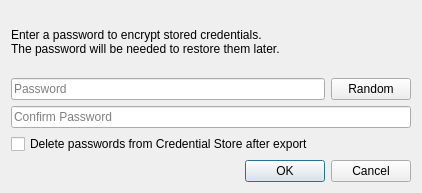
<?xml version="1.0" encoding="UTF-8"?>
<ui version="4.0">
 <class>ExportPasswordDialog</class>
 <widget class="QDialog" name="ExportPasswordDialog">
  <property name="geometry">
   <rect>
    <x>0</x>
    <y>0</y>
    <width>422</width>
    <height>193</height>
   </rect>
  </property>
  <property name="windowTitle">
   <string>Pack Data &amp; Settings</string>
  </property>
  <layout class="QVBoxLayout" name="verticalLayout">
   <item>
    <widget class="QLabel" name="infoLabel">
     <property name="text">
      <string>Enter a password to encrypt stored credentials.
The password will be needed to restore them later.</string>
     </property>
     <property name="wordWrap">
      <bool>true</bool>
     </property>
    </widget>
   </item>
   <item>
    <layout class="QHBoxLayout" name="horizontalLayout">
     <property name="topMargin">
      <number>0</number>
     </property>
     <item>
      <widget class="QLineEdit" name="passwordEdit">
       <property name="echoMode">
        <enum>QLineEdit::PasswordEchoOnEdit</enum>
       </property>
       <property name="placeholderText">
        <string>Password</string>
       </property>
      </widget>
     </item>
     <item>
      <widget class="QPushButton" name="generateButton">
       <property name="focusPolicy">
        <enum>Qt::ClickFocus</enum>
       </property>
       <property name="text">
        <string>Random</string>
       </property>
      </widget>
     </item>
    </layout>
   </item>
   <item>
    <widget class="QLineEdit" name="confirmEdit">
     <property name="echoMode">
      <enum>QLineEdit::Password</enum>
     </property>
     <property name="placeholderText">
      <string>Confirm Password</string>
     </property>
    </widget>
   </item>
   <item>
    <widget class="QCheckBox" name="deletePasswordsCheckBox">
     <property name="text">
      <string>Delete passwords from Credential Store after export</string>
     </property>
     <property name="checked">
      <bool>false</bool>
     </property>
    </widget>
   </item>
   <item>
    <widget class="QDialogButtonBox" name="buttonBox">
     <property name="orientation">
      <enum>Qt::Horizontal</enum>
     </property>
     <property name="standardButtons">
      <set>QDialogButtonBox::Cancel|QDialogButtonBox::Ok</set>
     </property>
    </widget>
   </item>
  </layout>
 </widget>
 <tabstops>
  <tabstop>passwordEdit</tabstop>
  <tabstop>confirmEdit</tabstop>
  <tabstop>deletePasswordsCheckBox</tabstop>
  <tabstop>generateButton</tabstop>
 </tabstops>
 <resources/>
 <connections>
  <connection>
   <sender>buttonBox</sender>
   <signal>accepted()</signal>
   <receiver>ExportPasswordDialog</receiver>
   <slot>accept()</slot>
   <hints>
    <hint type="sourcelabel">
     <x>248</x>
     <y>254</y>
    </hint>
    <hint type="destinationlabel">
     <x>157</x>
     <y>274</y>
    </hint>
   </hints>
  </connection>
  <connection>
   <sender>buttonBox</sender>
   <signal>rejected()</signal>
   <receiver>ExportPasswordDialog</receiver>
   <slot>reject()</slot>
   <hints>
    <hint type="sourcelabel">
     <x>316</x>
     <y>260</y>
    </hint>
    <hint type="destinationlabel">
     <x>286</x>
     <y>274</y>
    </hint>
   </hints>
  </connection>
  <connection>
   <sender>passwordEdit</sender>
   <signal>textChanged(QString)</signal>
   <receiver>ExportPasswordDialog</receiver>
   <slot>validatePasswords()</slot>
   <hints>
    <hint type="sourcelabel">
     <x>167</x>
     <y>69</y>
    </hint>
    <hint type="destinationlabel">
     <x>210</x>
     <y>96</y>
    </hint>
   </hints>
  </connection>
  <connection>
   <sender>confirmEdit</sender>
   <signal>textChanged(QString)</signal>
   <receiver>ExportPasswordDialog</receiver>
   <slot>validatePasswords()</slot>
   <hints>
    <hint type="sourcelabel">
     <x>210</x>
     <y>104</y>
    </hint>
    <hint type="destinationlabel">
     <x>210</x>
     <y>96</y>
    </hint>
   </hints>
  </connection>
  <connection>
   <sender>generateButton</sender>
   <signal>clicked()</signal>
   <receiver>ExportPasswordDialog</receiver>
   <slot>generatePassword()</slot>
   <hints>
    <hint type="sourcelabel">
     <x>371</x>
     <y>69</y>
    </hint>
    <hint type="destinationlabel">
     <x>210</x>
     <y>96</y>
    </hint>
   </hints>
  </connection>
 </connections>
 <slots>
  <slot>validatePasswords()</slot>
  <slot>generatePassword()</slot>
 </slots>
</ui>
